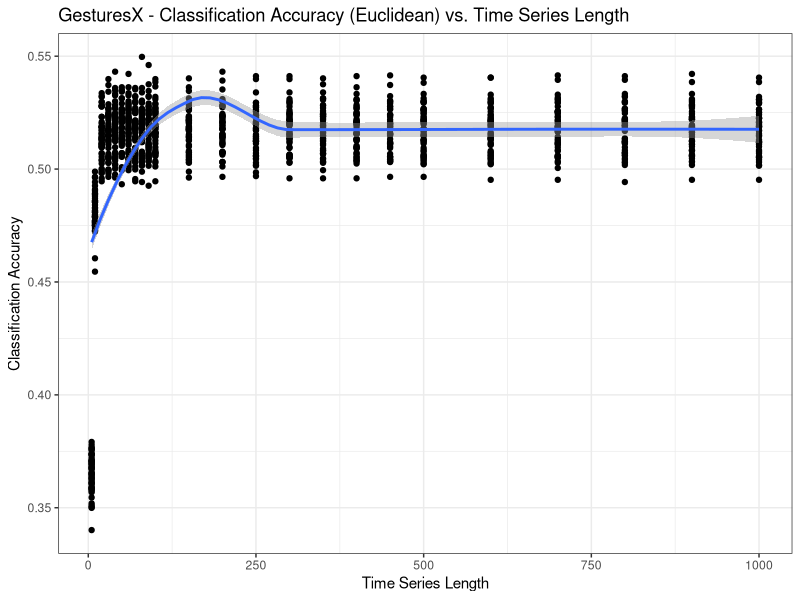
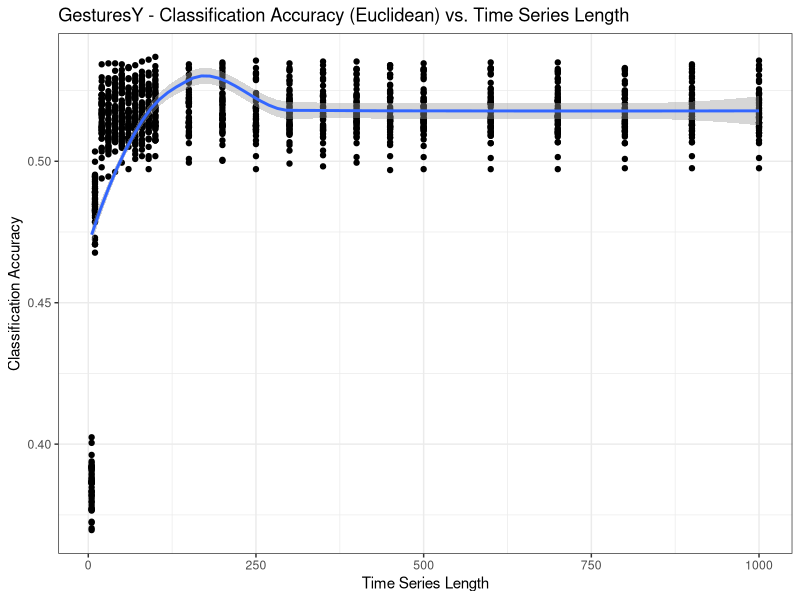
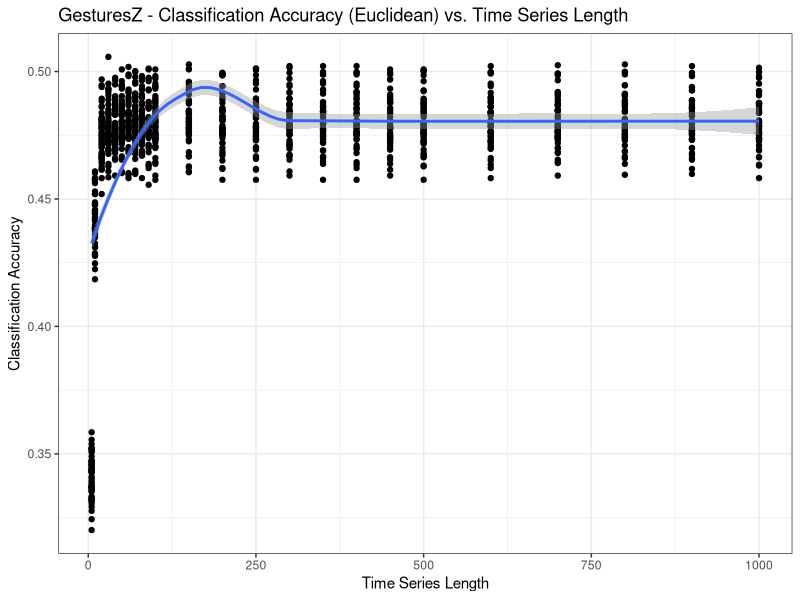
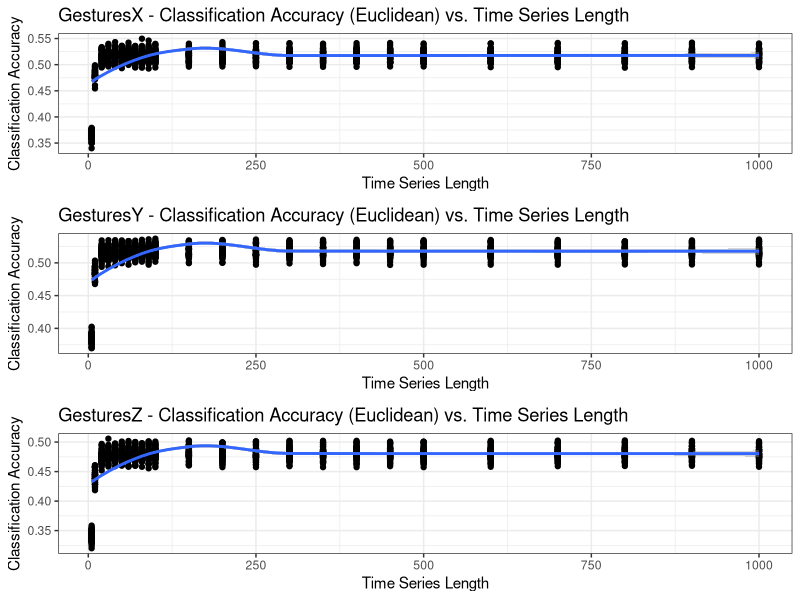
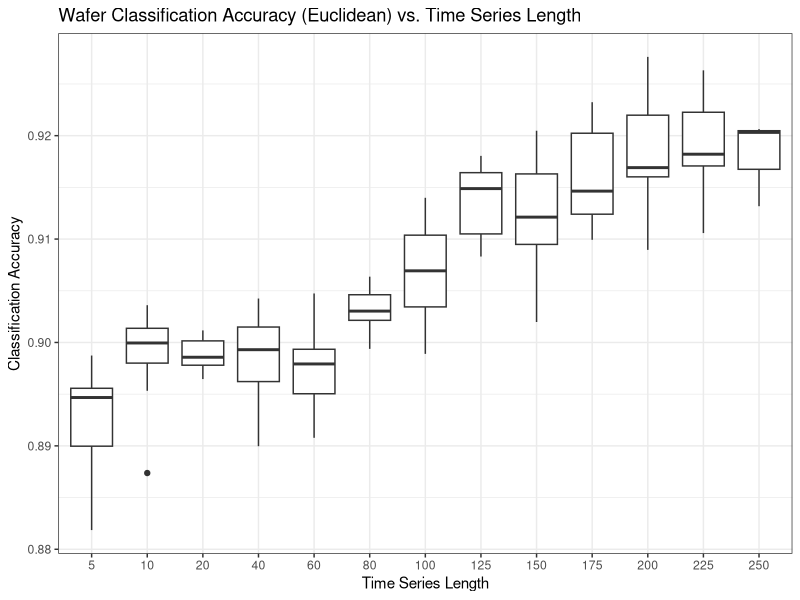
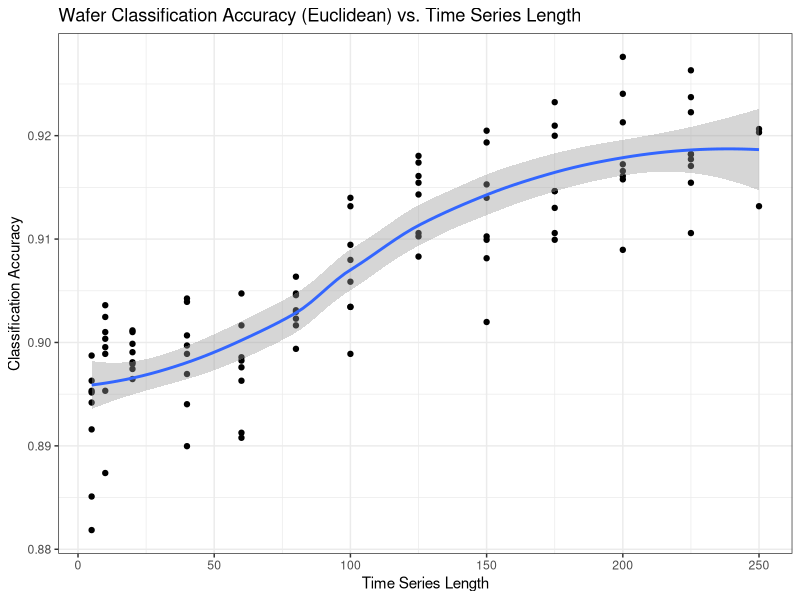

Write the R code that produced these figures, in order.
library(ggplot2)
library(reshape2)
library(gridExtra)

setwd("C:/Users/kocyb_000/Documents/Uni/TimeSeriesClassification/Python/Results")

# Cricket
data <- read.csv("Cricket/AccuracyLengthEuclidean.csv")
data <- read.csv("Cricket/AccuracyLengthDTW_MaxWindow.csv")
data <- data[-(data$TimeSeriesLength == 10),]
data$TimeSeriesLength <- factor(data$TimeSeriesLength)

# Gestures
data <- read.csv("Gestures/AccuracyLengthEuclidean.csv")

plotXYZ <- function(df, name, metric){
  results <- lapply(c(1,2,3), function(x){
    axis <- c("AccuracyX","AccuracyY","AccuracyZ")
    data_name <- c(paste0(name,"X -"),paste0(name,"Y -"),paste0(name,"Z -"))
    title_val <- paste0(data_name[x], " Classification Accuracy (",metric,") vs. Time Series Length")
    return(
      ggplot(df, aes_string(x="TimeSeriesLength", y=axis[x])) +
        #geom_boxplot() +
        geom_point() +
        geom_smooth(method="loess") +
        #scale_y_continuous(limits=c(0,1)) +
        theme_bw() +
        labs(
          title=title_val,
          x="Time Series Length",
          y="Classification Accuracy"
        )#, legend.title="")
    )
  })
  return(results)
}

plots = plotXYZ(data, "Cricket","DTW")
plots = plotXYZ(data, "Gestures","Euclidean")
plots[[1]]
plots[[2]]
plots[[3]]
grid.arrange(plots[[1]],plots[[2]],plots[[3]])

# Wafer
wafer <- read.csv("Wafer/AccuracyLengthEuclidean.csv")
wafer <- read.csv("Wafer/AccuracyLengthDTW.csv")

# WAFER Boxplot
wafer$TimeSeriesLength = factor(wafer$TimeSeriesLength)
ggplot(wafer, aes(x=TimeSeriesLength, y=Accuracy)) +
  geom_boxplot() +
  theme_bw() +
  #scale_y_continuous(limits=c(0.8,1)) +
  labs(
    title="Wafer Classification Accuracy (Euclidean) vs. Time Series Length",
    x="Time Series Length",
    y="Classification Accuracy"
  )

# WAFER Scatter plot
wafer <- read.csv("Wafer/AccuracyLengthEuclidean.csv")
wafer <- read.csv("Wafer/AccuracyLengthDTW.csv")
ggplot(wafer, aes(x=TimeSeriesLength, y=Accuracy)) +
  geom_point() +
  geom_smooth(method = "loess") +
  theme_bw() +
  labs(
    title="Wafer Classification Accuracy (Euclidean) vs. Time Series Length",
    x="Time Series Length",
    y="Classification Accuracy"
  )







